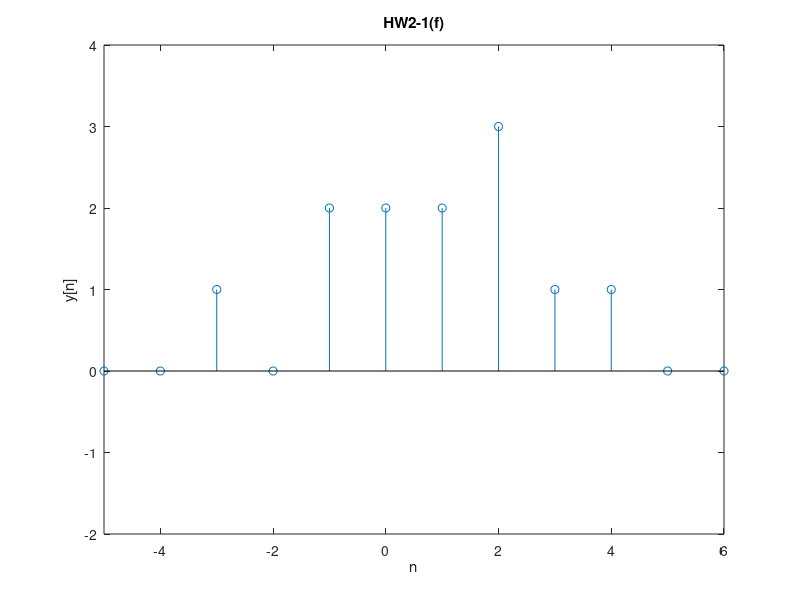

MATLAB code to generate this figure:
close all;

n=-5:6;
x=((n>=-1)*1)-((n>=3)*1);
h=[0 0 0 1 -1 2 0 1 0 0 0];

y=conv(x, h, 'same');

figure(1)
stem(n, y)

xlim([-5, 6])
ylim([-2, 4])
xlabel('n')
ylabel('y[n]')
title('HW2-1(f)')